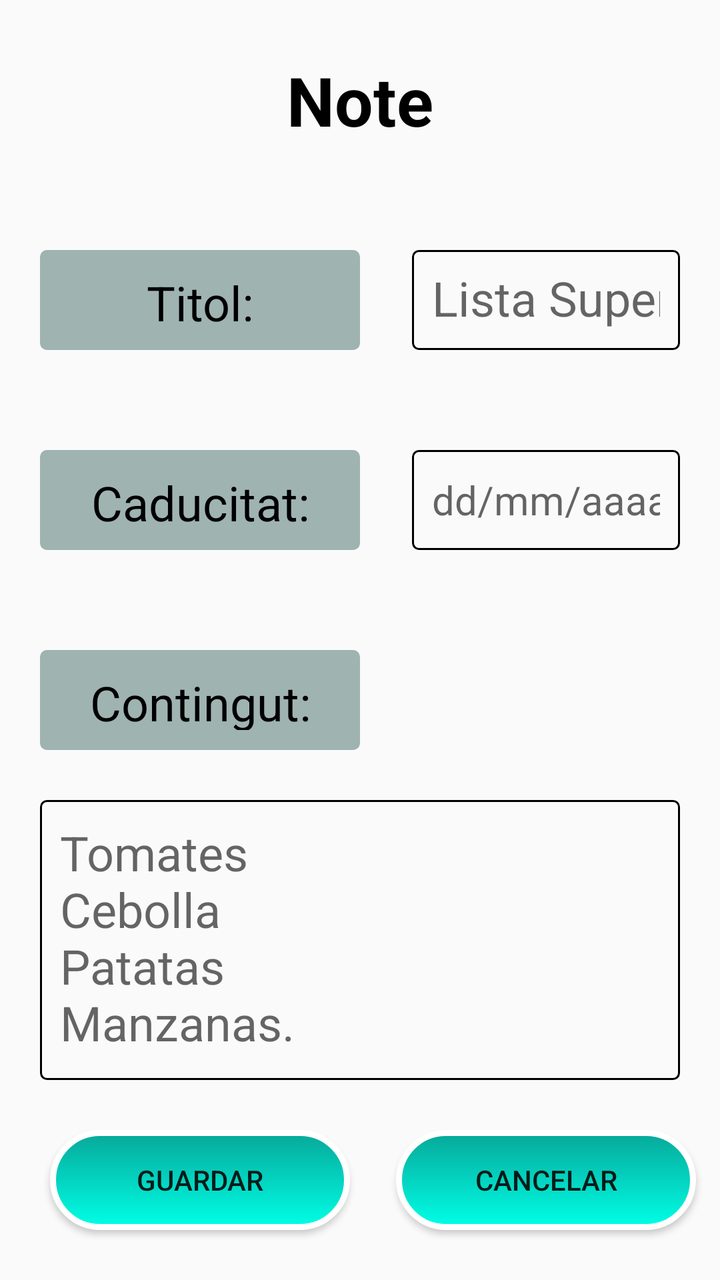
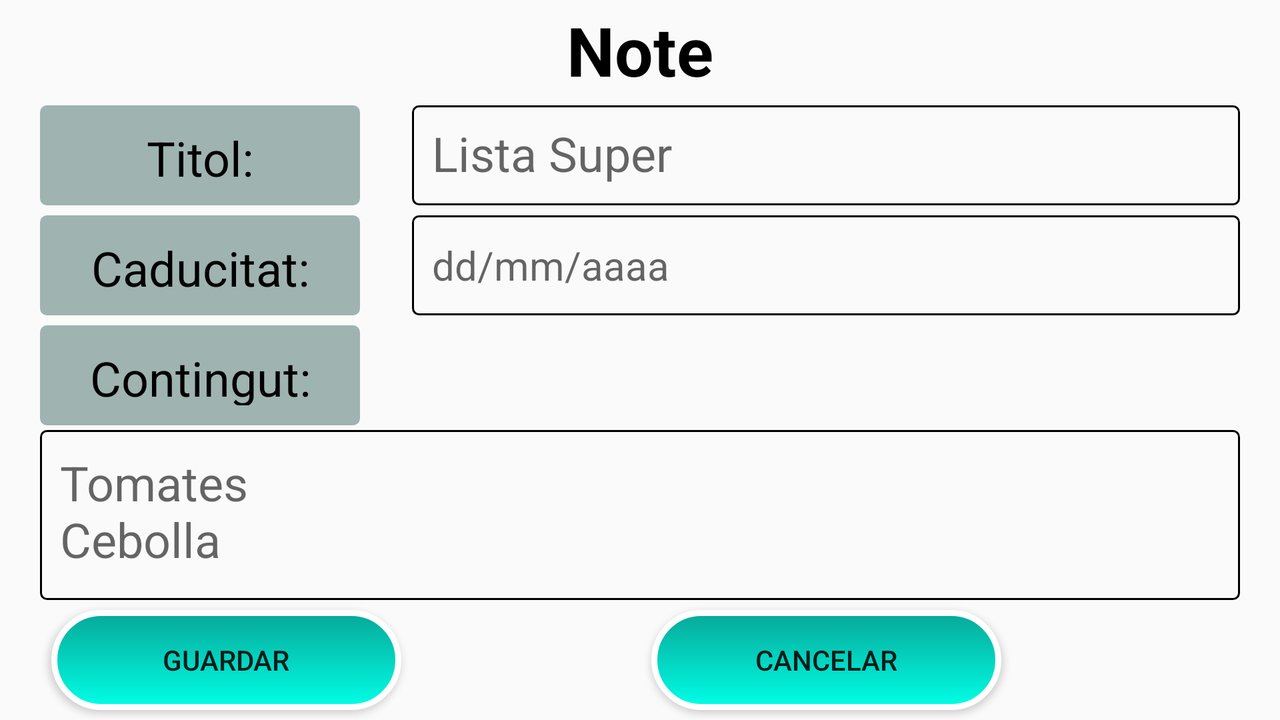

Two renders of one Android screen. The first uses the default layout on a phone; the second uses the alternative layout the repository ships for a different screen configuration, on a matching device. The two XML files are below.
<!-- AndroidManifest.xml: application theme Theme.PersonalNotesPlus -->
<!-- res/layout/activity_2.xml -->
<?xml version="1.0" encoding="utf-8"?>
<androidx.constraintlayout.widget.ConstraintLayout xmlns:android="http://schemas.android.com/apk/res/android"
    xmlns:app="http://schemas.android.com/apk/res-auto"
    xmlns:tools="http://schemas.android.com/tools"
    android:layout_width="match_parent"
    android:layout_height="match_parent"
    tools:context=".Activity2">

    <Button
        android:id="@+id/buttonCancelar"
        android:layout_width="150dp"
        android:layout_height="50dp"
        android:background="@drawable/button_redondo"
        android:text="@string/cancelar"
        app:layout_constraintBottom_toBottomOf="parent"
        app:layout_constraintEnd_toStartOf="@+id/guideline16"
        app:layout_constraintStart_toStartOf="@+id/guideline11"
        app:layout_constraintTop_toTopOf="@+id/guideline10" />

    <Button
        android:id="@+id/buttonGuardar"
        android:layout_width="150dp"
        android:layout_height="50dp"
        android:background="@drawable/button_redondo"
        android:text="@string/guardar"
        app:layout_constraintBottom_toBottomOf="parent"
        app:layout_constraintEnd_toStartOf="@+id/guideline6"
        app:layout_constraintStart_toStartOf="@+id/guideline15"
        app:layout_constraintTop_toTopOf="@+id/guideline10" />

    <EditText
        android:id="@+id/editTextContingut"
        android:layout_width="0dp"
        android:layout_height="0dp"
        android:background="@drawable/border"
        android:ems="10"
        android:gravity="start"
        android:hint="@string/ejemContingut"
        android:inputType="textMultiLine|textPersonName"
        android:padding="10dp"
        android:textAllCaps="false"
        android:textSize="24sp"
        app:layout_constraintBottom_toTopOf="@+id/guideline10"
        app:layout_constraintEnd_toStartOf="@+id/guideline16"
        app:layout_constraintHorizontal_bias="1.0"
        app:layout_constraintStart_toStartOf="@+id/guideline15"
        app:layout_constraintTop_toTopOf="@+id/guideline9"
        app:layout_constraintVertical_bias="0.0"
        tools:ignore="SpeakableTextPresentCheck" />

    <EditText
        android:id="@+id/editTextDate"
        android:layout_width="0dp"
        android:layout_height="50dp"
        android:background="@drawable/border"
        android:ems="10"
        android:hint="@string/ejemDate"
        android:inputType="date"
        android:padding="10dp"
        android:textSize="20sp"
        app:layout_constraintBottom_toTopOf="@+id/guideline8"
        app:layout_constraintEnd_toStartOf="@+id/guideline16"
        app:layout_constraintStart_toStartOf="@+id/guideline11"
        app:layout_constraintTop_toTopOf="@+id/guideline7" />

    <EditText
        android:id="@+id/editTextTitol"
        android:layout_width="0dp"
        android:layout_height="50dp"
        android:background="@drawable/border"
        android:ems="10"
        android:hint="@string/ejemTitol"
        android:inputType="textPersonName"
        android:padding="10dp"
        android:text="@string/vacio"
        android:textSize="24sp"
        app:layout_constraintBottom_toTopOf="@+id/guideline7"
        app:layout_constraintEnd_toStartOf="@+id/guideline16"
        app:layout_constraintStart_toStartOf="@+id/guideline11"
        app:layout_constraintTop_toTopOf="@+id/guideline3"
        tools:ignore="SpeakableTextPresentCheck" />

    <TextView
        android:id="@+id/textViewContingut"
        android:layout_width="0dp"
        android:layout_height="50dp"
        android:background="@drawable/border"
        android:backgroundTint="@color/gris"
        android:padding="10dp"
        android:text="@string/contingut"
        android:textAlignment="center"
        android:textColor="@color/black"
        android:textSize="24sp"
        app:layout_constraintBottom_toTopOf="@+id/guideline9"
        app:layout_constraintEnd_toStartOf="@+id/guideline6"
        app:layout_constraintStart_toStartOf="@+id/guideline15"
        app:layout_constraintTop_toTopOf="@+id/guideline8" />

    <TextView
        android:id="@+id/textViewCaducitat"
        android:layout_width="0dp"
        android:layout_height="50dp"
        android:background="@drawable/border"
        android:backgroundTint="@color/gris"
        android:padding="10dp"
        android:text="@string/caducitat"
        android:textAlignment="center"
        android:textColor="@color/black"
        android:textSize="24sp"
        app:layout_constraintBottom_toTopOf="@+id/guideline8"
        app:layout_constraintEnd_toStartOf="@+id/guideline6"
        app:layout_constraintStart_toStartOf="@+id/guideline15"
        app:layout_constraintTop_toTopOf="@+id/guideline7" />

    <TextView
        android:id="@+id/textViewT4"
        android:layout_width="wrap_content"
        android:layout_height="wrap_content"
        android:text="@string/nota"
        android:textAlignment="center"
        android:textColor="@color/black"
        android:textSize="34sp"
        android:textStyle="bold"
        app:layout_constraintBottom_toTopOf="@+id/guideline3"
        app:layout_constraintEnd_toEndOf="parent"
        app:layout_constraintStart_toStartOf="parent"
        app:layout_constraintTop_toTopOf="parent" />

    <TextView
        android:id="@+id/textViewTitol2"
        android:layout_width="0dp"
        android:layout_height="50dp"
        android:background="@drawable/border"
        android:backgroundTint="@color/gris"
        android:padding="10dp"
        android:text="@string/titol"
        android:textAlignment="center"
        android:textColor="@color/black"
        android:textSize="24sp"
        app:layout_constraintBottom_toTopOf="@+id/guideline7"
        app:layout_constraintEnd_toStartOf="@+id/guideline6"
        app:layout_constraintStart_toStartOf="@+id/guideline15"
        app:layout_constraintTop_toTopOf="@+id/guideline3" />

    <androidx.constraintlayout.widget.Guideline
        android:id="@+id/guideline3"
        android:layout_width="wrap_content"
        android:layout_height="wrap_content"
        android:orientation="horizontal"
        app:layout_constraintGuide_begin="100dp" />

    <androidx.constraintlayout.widget.Guideline
        android:id="@+id/guideline7"
        android:layout_width="wrap_content"
        android:layout_height="wrap_content"
        android:orientation="horizontal"
        app:layout_constraintGuide_begin="200dp" />

    <androidx.constraintlayout.widget.Guideline
        android:id="@+id/guideline8"
        android:layout_width="wrap_content"
        android:layout_height="wrap_content"
        android:orientation="horizontal"
        app:layout_constraintGuide_begin="300dp" />

    <androidx.constraintlayout.widget.Guideline
        android:id="@+id/guideline9"
        android:layout_width="wrap_content"
        android:layout_height="wrap_content"
        android:orientation="horizontal"
        app:layout_constraintGuide_begin="400dp" />

    <androidx.constraintlayout.widget.Guideline
        android:id="@+id/guideline10"
        android:layout_width="wrap_content"
        android:layout_height="wrap_content"
        android:orientation="horizontal"
        app:layout_constraintGuide_end="100dp" />

    <androidx.constraintlayout.widget.Guideline
        android:id="@+id/guideline6"
        android:layout_width="wrap_content"
        android:layout_height="wrap_content"
        android:orientation="vertical"
        app:layout_constraintGuide_begin="180dp" />

    <androidx.constraintlayout.widget.Guideline
        android:id="@+id/guideline11"
        android:layout_width="wrap_content"
        android:layout_height="wrap_content"
        android:orientation="vertical"
        app:layout_constraintGuide_begin="206dp" />

    <androidx.constraintlayout.widget.Guideline
        android:id="@+id/guideline15"
        android:layout_width="wrap_content"
        android:layout_height="wrap_content"
        android:orientation="vertical"
        app:layout_constraintGuide_begin="20dp" />

    <androidx.constraintlayout.widget.Guideline
        android:id="@+id/guideline16"
        android:layout_width="wrap_content"
        android:layout_height="wrap_content"
        android:orientation="vertical"
        app:layout_constraintGuide_end="20dp" />

    <androidx.constraintlayout.widget.Guideline
        android:id="@+id/guideline17"
        android:layout_width="wrap_content"
        android:layout_height="wrap_content"
        android:orientation="vertical"
        app:layout_constraintGuide_begin="20dp" />

    <androidx.constraintlayout.widget.Guideline
        android:id="@+id/guideline18"
        android:layout_width="wrap_content"
        android:layout_height="wrap_content"
        android:orientation="vertical"
        app:layout_constraintGuide_begin="20dp" />

    <Button
        android:id="@+id/buttonCalendario"
        android:layout_width="50dp"
        android:layout_height="0dp"
        android:background="@drawable/ic_baseline_calendar_month_24"
        android:backgroundTint="@color/gris"
        app:layout_constraintBottom_toBottomOf="@+id/editTextDate"
        app:layout_constraintEnd_toStartOf="@+id/guideline16"
        app:layout_constraintHorizontal_bias="1.0"
        app:layout_constraintStart_toStartOf="@+id/editTextDate"
        app:layout_constraintTop_toTopOf="@+id/editTextDate"
        app:layout_constraintVertical_bias="0.0" />

</androidx.constraintlayout.widget.ConstraintLayout>
<!-- resources referenced by this layout -->
<resources>
  <color name="black">#FF000000</color>
  <color name="gris">#9FB3B1</color>
  <!-- drawable border (drawable) -->
  <?xml version="1.0" encoding="utf-8"?>
  <shape xmlns:android="http://schemas.android.com/apk/res/android"
      android:shape= "rectangle">
      <corners android:radius="3dp" />
      <stroke android:width="1sp"/>
  </shape>
  <!-- drawable button_redondo (drawable) -->
  <?xml version="1.0" encoding="utf-8"?>
  <shape xmlns:android="http://schemas.android.com/apk/res/android"
      android:shape= "rectangle">
      <corners android:radius="50dip" />
      <stroke android:width="3dip" android:color="#ffffff" />
      <gradient android:angle="90" android:startColor="#00FFE7" android:endColor="#07A899" />
  </shape>
  <string name="caducitat">Caducitat:</string>
  <string name="cancelar">Cancelar</string>
  <string name="contingut">Contingut:</string>
  <string name="ejemContingut">Tomates\nCebolla\nPatatas\nManzanas.</string>
  <string name="ejemDate">dd/mm/aaaa</string>
  <string name="ejemTitol">Lista Super</string>
  <string name="guardar">Guardar</string>
  <string name="nota">Note</string>
  <string name="titol">Titol:</string>
  <string name="vacio" />
  <style name="Theme.PersonalNotesPlus" parent="Theme.AppCompat.Light">
          
          <item name="colorPrimary">@color/gris</item>
          <item name="colorPrimaryVariant">@color/black</item>
          <item name="colorOnPrimary">@color/white</item>
          
          <item name="colorSecondary">@color/teal_200</item>
          <item name="colorSecondaryVariant">@color/teal_700</item>
          <item name="colorOnSecondary">@color/black</item>
          
          <item name="android:statusBarColor">?attr/colorPrimaryVariant</item>
          
      </style>
  <color name="white">#FFFFFFFF</color>
  <color name="teal_200">#FF03DAC5</color>
  <color name="teal_700">#FF018786</color>
</resources>
<!-- res/layout-land/activity_2.xml (the repository's variant of the layout above) -->
<!-- drawn on the phone turned sideways -->
<?xml version="1.0" encoding="utf-8"?>
<androidx.constraintlayout.widget.ConstraintLayout xmlns:android="http://schemas.android.com/apk/res/android"
    xmlns:app="http://schemas.android.com/apk/res-auto"
    xmlns:tools="http://schemas.android.com/tools"
    android:layout_width="match_parent"
    android:layout_height="match_parent"
    tools:context=".Activity2">

    <Button
        android:id="@+id/buttonCancelar"
        android:layout_width="175dp"
        android:layout_height="50dp"
        android:background="@drawable/button_redondo"
        android:text="@string/cancelar"
        app:layout_constraintBottom_toBottomOf="parent"
        app:layout_constraintEnd_toStartOf="@+id/guideline16"
        app:layout_constraintStart_toStartOf="@+id/guideline11"
        app:layout_constraintTop_toTopOf="@+id/guideline10" />

    <Button
        android:id="@+id/buttonGuardar"
        android:layout_width="175dp"
        android:layout_height="50dp"
        android:background="@drawable/button_redondo"
        android:text="@string/guardar"
        app:layout_constraintBottom_toBottomOf="parent"
        app:layout_constraintEnd_toStartOf="@+id/guideline11"
        app:layout_constraintStart_toStartOf="@+id/guideline15"
        app:layout_constraintTop_toTopOf="@+id/guideline10" />

    <EditText
        android:id="@+id/editTextContingut"
        android:layout_width="0dp"
        android:layout_height="0dp"
        android:background="@drawable/border"
        android:ems="10"
        android:gravity="start"
        android:hint="@string/ejemContingut"
        android:inputType="textMultiLine|textPersonName"
        android:padding="10dp"
        android:textAllCaps="false"
        android:textSize="24sp"
        app:layout_constraintBottom_toTopOf="@+id/guideline10"
        app:layout_constraintEnd_toStartOf="@+id/guideline16"
        app:layout_constraintHorizontal_bias="1.0"
        app:layout_constraintStart_toStartOf="@+id/guideline15"
        app:layout_constraintTop_toTopOf="@+id/guideline9"
        app:layout_constraintVertical_bias="0.0"
        tools:ignore="SpeakableTextPresentCheck" />

    <EditText
        android:id="@+id/editTextDate"
        android:layout_width="0dp"
        android:layout_height="50dp"
        android:background="@drawable/border"
        android:ems="10"
        android:hint="@string/ejemDate"
        android:inputType="date"
        android:padding="10dp"
        android:textSize="20sp"
        app:layout_constraintBottom_toTopOf="@+id/guideline8"
        app:layout_constraintEnd_toStartOf="@+id/guideline16"
        app:layout_constraintStart_toStartOf="@+id/guideline11"
        app:layout_constraintTop_toTopOf="@+id/guideline7" />

    <EditText
        android:id="@+id/editTextTitol"
        android:layout_width="0dp"
        android:layout_height="50dp"
        android:background="@drawable/border"
        android:ems="10"
        android:hint="@string/ejemTitol"
        android:inputType="textPersonName"
        android:padding="10dp"
        android:text="@string/vacio"
        android:textSize="24sp"
        app:layout_constraintBottom_toTopOf="@+id/guideline7"
        app:layout_constraintEnd_toStartOf="@+id/guideline16"
        app:layout_constraintStart_toStartOf="@+id/guideline11"
        app:layout_constraintTop_toTopOf="@+id/guideline3"
        tools:ignore="SpeakableTextPresentCheck" />

    <TextView
        android:id="@+id/textViewContingut"
        android:layout_width="0dp"
        android:layout_height="50dp"
        android:background="@drawable/border"
        android:backgroundTint="@color/gris"
        android:padding="10dp"
        android:text="@string/contingut"
        android:textAlignment="center"
        android:textColor="@color/black"
        android:textSize="24sp"
        app:layout_constraintBottom_toTopOf="@+id/guideline9"
        app:layout_constraintEnd_toStartOf="@+id/guideline6"
        app:layout_constraintStart_toStartOf="@+id/guideline15"
        app:layout_constraintTop_toTopOf="@+id/guideline8" />

    <TextView
        android:id="@+id/textViewCaducitat"
        android:layout_width="0dp"
        android:layout_height="50dp"
        android:background="@drawable/border"
        android:backgroundTint="@color/gris"
        android:padding="10dp"
        android:text="@string/caducitat"
        android:textAlignment="center"
        android:textColor="@color/black"
        android:textSize="24sp"
        app:layout_constraintBottom_toTopOf="@+id/guideline8"
        app:layout_constraintEnd_toStartOf="@+id/guideline6"
        app:layout_constraintStart_toStartOf="@+id/guideline15"
        app:layout_constraintTop_toTopOf="@+id/guideline7" />

    <TextView
        android:id="@+id/textViewT4"
        android:layout_width="wrap_content"
        android:layout_height="wrap_content"
        android:text="@string/nota"
        android:textAlignment="center"
        android:textColor="@color/black"
        android:textSize="34sp"
        android:textStyle="bold"
        app:layout_constraintBottom_toTopOf="@+id/guideline3"
        app:layout_constraintEnd_toEndOf="parent"
        app:layout_constraintStart_toStartOf="parent"
        app:layout_constraintTop_toTopOf="parent" />

    <TextView
        android:id="@+id/textViewTitol2"
        android:layout_width="0dp"
        android:layout_height="50dp"
        android:background="@drawable/border"
        android:backgroundTint="@color/gris"
        android:padding="10dp"
        android:text="@string/titol"
        android:textAlignment="center"
        android:textColor="@color/black"
        android:textSize="24sp"
        app:layout_constraintBottom_toTopOf="@+id/guideline7"
        app:layout_constraintEnd_toStartOf="@+id/guideline6"
        app:layout_constraintStart_toStartOf="@+id/guideline15"
        app:layout_constraintTop_toTopOf="@+id/guideline3" />

    <androidx.constraintlayout.widget.Guideline
        android:id="@+id/guideline3"
        android:layout_width="wrap_content"
        android:layout_height="wrap_content"
        android:orientation="horizontal"
        app:layout_constraintGuide_begin="50dp" />

    <androidx.constraintlayout.widget.Guideline
        android:id="@+id/guideline7"
        android:layout_width="wrap_content"
        android:layout_height="wrap_content"
        android:orientation="horizontal"
        app:layout_constraintGuide_begin="105dp" />

    <androidx.constraintlayout.widget.Guideline
        android:id="@+id/guideline8"
        android:layout_width="wrap_content"
        android:layout_height="wrap_content"
        android:orientation="horizontal"
        app:layout_constraintGuide_begin="160dp" />

    <androidx.constraintlayout.widget.Guideline
        android:id="@+id/guideline9"
        android:layout_width="wrap_content"
        android:layout_height="wrap_content"
        android:orientation="horizontal"
        app:layout_constraintGuide_begin="215dp" />

    <androidx.constraintlayout.widget.Guideline
        android:id="@+id/guideline10"
        android:layout_width="wrap_content"
        android:layout_height="wrap_content"
        android:orientation="horizontal"
        app:layout_constraintGuide_end="60dp" />

    <androidx.constraintlayout.widget.Guideline
        android:id="@+id/guideline6"
        android:layout_width="wrap_content"
        android:layout_height="wrap_content"
        android:orientation="vertical"
        app:layout_constraintGuide_begin="180dp" />

    <androidx.constraintlayout.widget.Guideline
        android:id="@+id/guideline11"
        android:layout_width="wrap_content"
        android:layout_height="wrap_content"
        android:orientation="vertical"
        app:layout_constraintGuide_begin="206dp" />

    <androidx.constraintlayout.widget.Guideline
        android:id="@+id/guideline15"
        android:layout_width="wrap_content"
        android:layout_height="wrap_content"
        android:orientation="vertical"
        app:layout_constraintGuide_begin="20dp" />

    <androidx.constraintlayout.widget.Guideline
        android:id="@+id/guideline16"
        android:layout_width="wrap_content"
        android:layout_height="wrap_content"
        android:orientation="vertical"
        app:layout_constraintGuide_end="20dp" />

    <androidx.constraintlayout.widget.Guideline
        android:id="@+id/guideline17"
        android:layout_width="wrap_content"
        android:layout_height="wrap_content"
        android:orientation="vertical"
        app:layout_constraintGuide_begin="20dp" />

    <androidx.constraintlayout.widget.Guideline
        android:id="@+id/guideline18"
        android:layout_width="wrap_content"
        android:layout_height="wrap_content"
        android:orientation="vertical"
        app:layout_constraintGuide_begin="20dp" />

    <Button
        android:id="@+id/buttonCalendario"
        android:layout_width="50dp"
        android:layout_height="0dp"
        android:background="@drawable/ic_baseline_calendar_month_24"
        android:backgroundTint="@color/gris"
        app:layout_constraintBottom_toBottomOf="@+id/editTextDate"
        app:layout_constraintEnd_toStartOf="@+id/guideline16"
        app:layout_constraintHorizontal_bias="1.0"
        app:layout_constraintStart_toStartOf="@+id/editTextDate"
        app:layout_constraintTop_toTopOf="@+id/editTextDate"
        app:layout_constraintVertical_bias="0.0" />

</androidx.constraintlayout.widget.ConstraintLayout>
